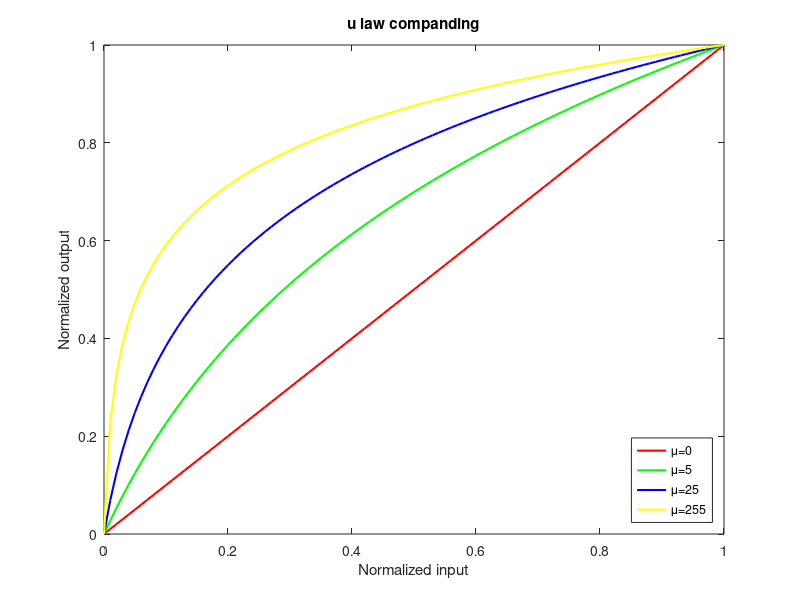

MATLAB code for this plot:
% non-uniform quantization : u law companding
clc;
clear all;
close all;
x=0:0.01:1; %range of x is from 0 to1 with step size=0.1
mu=[0 5 25 255];%u values considered for evaluation
%when u=0, there is no compression (input = output)
% more the value of u, more is the compression
for i=1:length(mu)
    for j=1:length(x)
    	if mu(i)==0
            y(i,j)=x(j);
        else
            y(i,j)=log(1+(mu(i)*x(j)))/log(1+mu(i));
        end
    end
end
plot(x,y(1,:),'r','linewidth',1.5);
hold on;
plot(x,y(2,:),'g','linewidth',1.5);
plot(x,y(3,:),'b','linewidth',1.5);
plot(x,y(4,:),'y','linewidth',1.5);
legend('\mu=0','\mu=5','\mu=25','\mu=255','location','southeast');
xlabel('Normalized input');
ylabel('Normalized output');
title('u law companding');